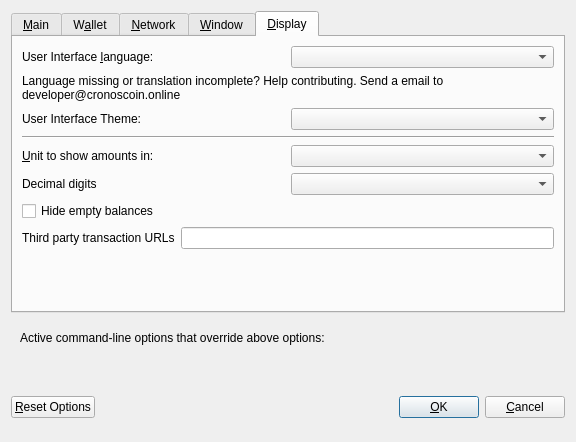
<?xml version="1.0" encoding="UTF-8"?>
<ui version="4.0">
 <class>OptionsDialog</class>
 <widget class="QDialog" name="OptionsDialog">
  <property name="geometry">
   <rect>
    <x>0</x>
    <y>0</y>
    <width>576</width>
    <height>442</height>
   </rect>
  </property>
  <property name="windowTitle">
   <string>Options</string>
  </property>
  <property name="modal">
   <bool>true</bool>
  </property>
  <layout class="QVBoxLayout" name="verticalLayout">
   <item>
    <widget class="QTabWidget" name="tabWidget">
     <property name="currentIndex">
      <number>4</number>
     </property>
     <widget class="QWidget" name="tabMain">
      <attribute name="title">
       <string>&amp;Main</string>
      </attribute>
      <layout class="QVBoxLayout" name="verticalLayout_Main">
       <item>
        <widget class="QCheckBox" name="bitcoinAtStartup">
         <property name="toolTip">
          <string>Automatically start Cronos after logging in to the system.</string>
         </property>
         <property name="text">
          <string>&amp;Start Cronos on system login</string>
         </property>
        </widget>
       </item>
       <item>
        <layout class="QHBoxLayout" name="horizontalLayout_2_Main">
         <item>
          <widget class="QLabel" name="databaseCacheLabel">
           <property name="text">
            <string>Size of &amp;database cache</string>
           </property>
           <property name="textFormat">
            <enum>Qt::PlainText</enum>
           </property>
           <property name="buddy">
            <cstring>databaseCache</cstring>
           </property>
          </widget>
         </item>
         <item>
          <widget class="QSpinBox" name="databaseCache"/>
         </item>
         <item>
          <widget class="QLabel" name="databaseCacheUnitLabel">
           <property name="text">
            <string>MB</string>
           </property>
           <property name="textFormat">
            <enum>Qt::PlainText</enum>
           </property>
          </widget>
         </item>
         <item>
          <spacer name="horizontalSpacer_2_Main">
           <property name="orientation">
            <enum>Qt::Horizontal</enum>
           </property>
           <property name="sizeHint" stdset="0">
            <size>
             <width>40</width>
             <height>20</height>
            </size>
           </property>
          </spacer>
         </item>
        </layout>
       </item>
       <item>
        <layout class="QHBoxLayout" name="horizontalLayout_3_Main">
         <item>
          <widget class="QLabel" name="threadsScriptVerifLabel">
           <property name="text">
            <string>Number of script &amp;verification threads</string>
           </property>
           <property name="textFormat">
            <enum>Qt::PlainText</enum>
           </property>
           <property name="buddy">
            <cstring>threadsScriptVerif</cstring>
           </property>
          </widget>
         </item>
         <item>
          <widget class="QSpinBox" name="threadsScriptVerif">
           <property name="toolTip">
            <string>(0 = auto, &lt;0 = leave that many cores free)</string>
           </property>
          </widget>
         </item>
         <item>
          <spacer name="horizontalSpacer_3_Main">
           <property name="orientation">
            <enum>Qt::Horizontal</enum>
           </property>
           <property name="sizeHint" stdset="0">
            <size>
             <width>40</width>
             <height>20</height>
            </size>
           </property>
          </spacer>
         </item>
        </layout>
       </item>
       <item>
        <spacer name="verticalSpacer_2">
         <property name="orientation">
          <enum>Qt::Vertical</enum>
         </property>
         <property name="sizeHint" stdset="0">
          <size>
           <width>20</width>
           <height>40</height>
          </size>
         </property>
        </spacer>
       </item>
       <item>
        <layout class="QHBoxLayout" name="horizontalLayout" stretch="">
         <property name="sizeConstraint">
          <enum>QLayout::SetFixedSize</enum>
         </property>
        </layout>
       </item>
      </layout>
     </widget>
     <widget class="QWidget" name="tabWallet">
      <attribute name="title">
       <string>W&amp;allet</string>
      </attribute>
      <layout class="QVBoxLayout" name="verticalLayout_Wallet">
       <item>
        <layout class="QHBoxLayout" name="horizontalLayout_2_Wallet">
         <item>
          <widget class="QLabel" name="labelStakeSplitThresholdText">
           <property name="text">
            <string>Stake split threshold:</string>
           </property>
          </widget>
         </item>
         <item>
          <widget class="QSpinBox" name="spinBoxStakeSplitThreshold">
           <property name="minimum">
            <number>1</number>
           </property>
           <property name="maximum">
            <number>999999</number>
           </property>
          </widget>
         </item>
        </layout>
       </item>
       <item>
        <widget class="QGroupBox" name="groupBox">
         <property name="title">
          <string>Expert</string>
         </property>
         <layout class="QVBoxLayout" name="verticalLayout_2">
          <item>
           <widget class="QCheckBox" name="coinControlFeatures">
            <property name="toolTip">
             <string>Whether to show coin control features or not.</string>
            </property>
            <property name="text">
             <string>Enable coin &amp;control features</string>
            </property>
           </widget>
          </item>
          <item>
           <widget class="QCheckBox" name="showMasternodesTab">
            <property name="toolTip">
             <string>Show additional tab listing all your masternodes in first sub-tab&lt;br/&gt;and all masternodes on the network in second sub-tab.</string>
            </property>
            <property name="text">
             <string>Show Masternodes Tab</string>
            </property>
           </widget>
          </item>
          <item>
           <widget class="QCheckBox" name="spendZeroConfChange">
            <property name="toolTip">
             <string>If you disable the spending of unconfirmed change, the change from a transaction&lt;br/&gt;cannot be used until that transaction has at least one confirmation.&lt;br/&gt;This also affects how your balance is computed.</string>
            </property>
            <property name="text">
             <string>&amp;Spend unconfirmed change</string>
            </property>
           </widget>
          </item>
         </layout>
        </widget>
       </item>
       <item>
        <spacer name="verticalSpacer_Wallet">
         <property name="orientation">
          <enum>Qt::Vertical</enum>
         </property>
         <property name="sizeHint" stdset="0">
          <size>
           <width>20</width>
           <height>40</height>
          </size>
         </property>
        </spacer>
       </item>
      </layout>
     </widget>
     <widget class="QWidget" name="tabNetwork">
      <attribute name="title">
       <string>&amp;Network</string>
      </attribute>
      <layout class="QVBoxLayout" name="verticalLayout_Network">
       <item>
        <widget class="QCheckBox" name="mapPortUpnp">
         <property name="toolTip">
          <string>Automatically open the Cronos client port on the router. This only works when your router supports UPnP and it is enabled.</string>
         </property>
         <property name="text">
          <string>Map port using &amp;UPnP</string>
         </property>
        </widget>
       </item>
       <item>
        <widget class="QCheckBox" name="allowIncoming">
         <property name="toolTip">
          <string>Accept connections from outside</string>
         </property>
         <property name="text">
          <string>Allow incoming connections</string>
         </property>
        </widget>
       </item>
       <item>
        <widget class="QCheckBox" name="connectSocks">
         <property name="toolTip">
          <string>Connect to the Cronos network through a SOCKS5 proxy.</string>
         </property>
         <property name="text">
          <string>&amp;Connect through SOCKS5 proxy (default proxy):</string>
         </property>
        </widget>
       </item>
       <item>
        <layout class="QHBoxLayout" name="horizontalLayout_1_Network">
         <item>
          <widget class="QLabel" name="proxyIpLabel">
           <property name="text">
            <string>Proxy &amp;IP:</string>
           </property>
           <property name="textFormat">
            <enum>Qt::PlainText</enum>
           </property>
           <property name="buddy">
            <cstring>proxyIp</cstring>
           </property>
          </widget>
         </item>
         <item>
          <widget class="QValidatedLineEdit" name="proxyIp">
           <property name="minimumSize">
            <size>
             <width>140</width>
             <height>0</height>
            </size>
           </property>
           <property name="maximumSize">
            <size>
             <width>140</width>
             <height>16777215</height>
            </size>
           </property>
           <property name="toolTip">
            <string>IP address of the proxy (e.g. IPv4: 127.0.0.1 / IPv6: ::1)</string>
           </property>
          </widget>
         </item>
         <item>
          <widget class="QLabel" name="proxyPortLabel">
           <property name="text">
            <string>&amp;Port:</string>
           </property>
           <property name="textFormat">
            <enum>Qt::PlainText</enum>
           </property>
           <property name="buddy">
            <cstring>proxyPort</cstring>
           </property>
          </widget>
         </item>
         <item>
          <widget class="QLineEdit" name="proxyPort">
           <property name="minimumSize">
            <size>
             <width>55</width>
             <height>0</height>
            </size>
           </property>
           <property name="maximumSize">
            <size>
             <width>55</width>
             <height>16777215</height>
            </size>
           </property>
           <property name="toolTip">
            <string>Port of the proxy (e.g. 9050)</string>
           </property>
          </widget>
         </item>
         <item>
          <spacer name="horizontalSpacer_1_Network">
           <property name="orientation">
            <enum>Qt::Horizontal</enum>
           </property>
           <property name="sizeHint" stdset="0">
            <size>
             <width>40</width>
             <height>20</height>
            </size>
           </property>
          </spacer>
         </item>
        </layout>
       </item>
       <item>
        <spacer name="verticalSpacer_Network">
         <property name="orientation">
          <enum>Qt::Vertical</enum>
         </property>
         <property name="sizeHint" stdset="0">
          <size>
           <width>20</width>
           <height>40</height>
          </size>
         </property>
        </spacer>
       </item>
      </layout>
     </widget>
     <widget class="QWidget" name="tabWindow">
      <attribute name="title">
       <string>&amp;Window</string>
      </attribute>
      <layout class="QVBoxLayout" name="verticalLayout_Window">
       <item>
        <widget class="QCheckBox" name="minimizeToTray">
         <property name="toolTip">
          <string>Show only a tray icon after minimizing the window.</string>
         </property>
         <property name="text">
          <string>&amp;Minimize to the tray instead of the taskbar</string>
         </property>
        </widget>
       </item>
       <item>
        <widget class="QCheckBox" name="minimizeOnClose">
         <property name="toolTip">
          <string>Minimize instead of exit the application when the window is closed. When this option is enabled, the application will be closed only after selecting Quit in the menu.</string>
         </property>
         <property name="text">
          <string>M&amp;inimize on close</string>
         </property>
        </widget>
       </item>
       <item>
        <spacer name="verticalSpacer_Window">
         <property name="orientation">
          <enum>Qt::Vertical</enum>
         </property>
         <property name="sizeHint" stdset="0">
          <size>
           <width>20</width>
           <height>40</height>
          </size>
         </property>
        </spacer>
       </item>
      </layout>
     </widget>
     <widget class="QWidget" name="tabDisplay">
      <attribute name="title">
       <string>&amp;Display</string>
      </attribute>
      <layout class="QVBoxLayout" name="verticalLayout_Display">
       <item>
        <layout class="QHBoxLayout" name="horizontalLayout_1_Display">
         <item>
          <widget class="QLabel" name="langLabel">
           <property name="text">
            <string>User Interface &amp;language:</string>
           </property>
           <property name="textFormat">
            <enum>Qt::PlainText</enum>
           </property>
           <property name="buddy">
            <cstring>lang</cstring>
           </property>
          </widget>
         </item>
         <item>
          <widget class="QValueComboBox" name="lang">
           <property name="toolTip">
            <string>The user interface language can be set here. This setting will take effect after restarting Cronos.</string>
           </property>
          </widget>
         </item>
        </layout>
       </item>
       <item>
        <widget class="QLabel" name="label_3">
         <property name="toolTip">
          <string notr="true"/>
         </property>
         <property name="statusTip">
          <string notr="true"/>
         </property>
         <property name="whatsThis">
          <string notr="true"/>
         </property>
         <property name="accessibleName">
          <string notr="true"/>
         </property>
         <property name="text">
          <string>Language missing or translation incomplete? Help contributing. Send a email to developer@cronoscoin.online</string>
         </property>
         <property name="wordWrap">
          <bool>true</bool>
         </property>
         <property name="openExternalLinks">
          <bool>true</bool>
         </property>
         <property name="textInteractionFlags">
          <set>Qt::TextBrowserInteraction</set>
         </property>
        </widget>
       </item>
       <item>
        <layout class="QHBoxLayout" name="horizontalLayout_4_Display" stretch="0,0">
         <item>
          <widget class="QLabel" name="themeLabel">
           <property name="text">
            <string>User Interface Theme:</string>
           </property>
          </widget>
         </item>
         <item>
          <widget class="QValueComboBox" name="theme"/>
         </item>
        </layout>
       </item>
       <item>
        <widget class="Line" name="line">
         <property name="orientation">
          <enum>Qt::Horizontal</enum>
         </property>
        </widget>
       </item>
       <item>
        <layout class="QHBoxLayout" name="horizontalLayout_2_Display">
         <item>
          <widget class="QLabel" name="unitLabel">
           <property name="text">
            <string>&amp;Unit to show amounts in:</string>
           </property>
           <property name="textFormat">
            <enum>Qt::PlainText</enum>
           </property>
           <property name="buddy">
            <cstring>unit</cstring>
           </property>
          </widget>
         </item>
         <item>
          <widget class="QValueComboBox" name="unit">
           <property name="toolTip">
            <string>Choose the default subdivision unit to show in the interface and when sending coins.</string>
           </property>
          </widget>
         </item>
        </layout>
       </item>
       <item>
        <layout class="QHBoxLayout" name="horizontalLayout_5_Display">
         <item>
          <widget class="QLabel" name="digitsLabel">
           <property name="text">
            <string>Decimal digits</string>
           </property>
          </widget>
         </item>
         <item>
          <widget class="QValueComboBox" name="digits"/>
         </item>
        </layout>
       </item>
       <item>
        <widget class="QCheckBox" name="checkBoxHideZeroBalances">
         <property name="toolTip">
          <string>Hide empty balances</string>
         </property>
         <property name="layoutDirection">
          <enum>Qt::LeftToRight</enum>
         </property>
         <property name="text">
          <string>Hide empty balances</string>
         </property>
        </widget>
       </item>
       <item>
        <layout class="QHBoxLayout" name="horizontalLayout_3_Display">
         <item>
          <widget class="QLabel" name="thirdPartyTxUrlsLabel">
           <property name="toolTip">
            <string>Third party URLs (e.g. a block explorer) that appear in the transactions tab as context menu items. %s in the URL is replaced by transaction hash. Multiple URLs are separated by vertical bar |.</string>
           </property>
           <property name="text">
            <string>Third party transaction URLs</string>
           </property>
           <property name="buddy">
            <cstring>thirdPartyTxUrls</cstring>
           </property>
          </widget>
         </item>
         <item>
          <widget class="QLineEdit" name="thirdPartyTxUrls">
           <property name="toolTip">
            <string>Third party URLs (e.g. a block explorer) that appear in the transactions tab as context menu items. %s in the URL is replaced by transaction hash. Multiple URLs are separated by vertical bar |.</string>
           </property>
          </widget>
         </item>
        </layout>
       </item>
       <item>
        <spacer name="verticalSpacer">
         <property name="orientation">
          <enum>Qt::Vertical</enum>
         </property>
         <property name="sizeHint" stdset="0">
          <size>
           <width>20</width>
           <height>40</height>
          </size>
         </property>
        </spacer>
       </item>
      </layout>
     </widget>
    </widget>
   </item>
   <item>
    <widget class="QFrame" name="frame">
     <layout class="QVBoxLayout" name="verticalLayout_Bottom">
      <item>
       <layout class="QHBoxLayout" name="horizontalLayout_Bottom">
        <item>
         <widget class="QLabel" name="overriddenByCommandLineInfoLabel">
          <property name="text">
           <string>Active command-line options that override above options:</string>
          </property>
          <property name="textFormat">
           <enum>Qt::PlainText</enum>
          </property>
         </widget>
        </item>
        <item>
         <spacer name="horizontalSpacer_Bottom">
          <property name="orientation">
           <enum>Qt::Horizontal</enum>
          </property>
          <property name="sizeHint" stdset="0">
           <size>
            <width>40</width>
            <height>20</height>
           </size>
          </property>
         </spacer>
        </item>
       </layout>
      </item>
      <item>
       <widget class="QLabel" name="overriddenByCommandLineLabel">
        <property name="text">
         <string/>
        </property>
        <property name="textFormat">
         <enum>Qt::PlainText</enum>
        </property>
        <property name="wordWrap">
         <bool>true</bool>
        </property>
       </widget>
      </item>
     </layout>
    </widget>
   </item>
   <item>
    <layout class="QHBoxLayout" name="horizontalLayout_Buttons">
     <item>
      <widget class="QPushButton" name="resetButton">
       <property name="toolTip">
        <string>Reset all client options to default.</string>
       </property>
       <property name="text">
        <string>&amp;Reset Options</string>
       </property>
       <property name="autoDefault">
        <bool>false</bool>
       </property>
      </widget>
     </item>
     <item>
      <spacer name="horizontalSpacer_1">
       <property name="orientation">
        <enum>Qt::Horizontal</enum>
       </property>
       <property name="sizeHint" stdset="0">
        <size>
         <width>40</width>
         <height>48</height>
        </size>
       </property>
      </spacer>
     </item>
     <item>
      <widget class="QLabel" name="statusLabel">
       <property name="minimumSize">
        <size>
         <width>200</width>
         <height>0</height>
        </size>
       </property>
       <property name="font">
        <font>
         <weight>75</weight>
         <bold>true</bold>
        </font>
       </property>
       <property name="text">
        <string/>
       </property>
       <property name="textFormat">
        <enum>Qt::PlainText</enum>
       </property>
       <property name="wordWrap">
        <bool>true</bool>
       </property>
      </widget>
     </item>
     <item>
      <spacer name="horizontalSpacer_2">
       <property name="orientation">
        <enum>Qt::Horizontal</enum>
       </property>
       <property name="sizeHint" stdset="0">
        <size>
         <width>40</width>
         <height>48</height>
        </size>
       </property>
      </spacer>
     </item>
     <item>
      <widget class="QPushButton" name="okButton">
       <property name="text">
        <string>&amp;OK</string>
       </property>
       <property name="autoDefault">
        <bool>false</bool>
       </property>
       <property name="default">
        <bool>true</bool>
       </property>
      </widget>
     </item>
     <item>
      <widget class="QPushButton" name="cancelButton">
       <property name="text">
        <string>&amp;Cancel</string>
       </property>
       <property name="autoDefault">
        <bool>false</bool>
       </property>
      </widget>
     </item>
    </layout>
   </item>
  </layout>
 </widget>
 <customwidgets>
  <customwidget>
   <class>QValidatedLineEdit</class>
   <extends>QLineEdit</extends>
   <header>qvalidatedlineedit.h</header>
  </customwidget>
  <customwidget>
   <class>QValueComboBox</class>
   <extends>QComboBox</extends>
   <header>qvaluecombobox.h</header>
  </customwidget>
 </customwidgets>
 <resources/>
 <connections/>
</ui>
